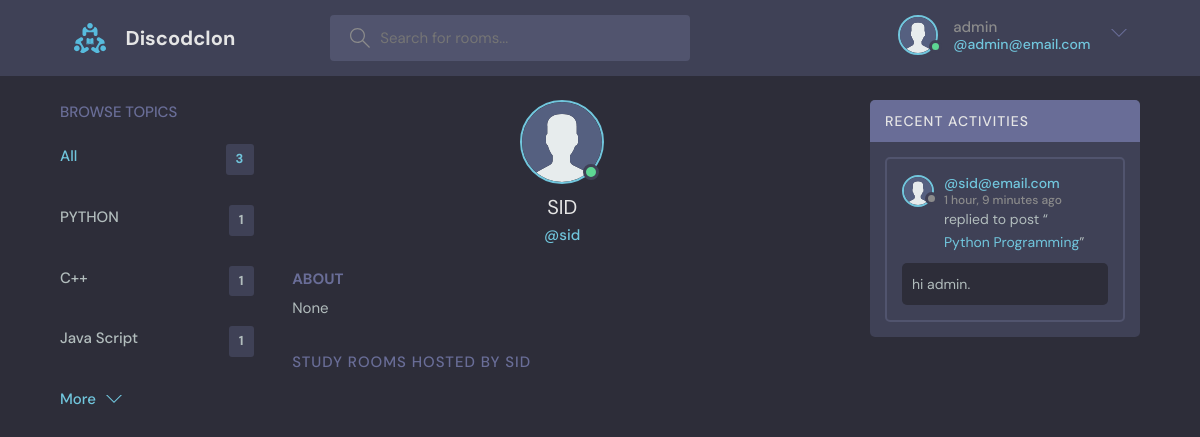
The app's page /profile/2/ (signed in) with its own data.
### base/models.py (models this page shows, shortened)
class User(AbstractUser):
    name=models.CharField(max_length=200, null=True)
    email=models.EmailField(unique=True, null=True)
    bio=models.TextField(null=True)
    avatar=models.ImageField(null=True, default="avatar.svg")
    USERNAME_FIELD = 'email'
    REQUIRED_FIELDS=[]

class Topic(models.Model):
    name = models.CharField(max_length=200)

class Message(models.Model):
    user = models.ForeignKey(User, on_delete=models.CASCADE)
    room = models.ForeignKey(Room, on_delete=models.CASCADE)
    body = models.TextField()
    updated = models.DateTimeField(auto_now=True)
    created = models.DateTimeField(auto_now_add=True)
    class Meta:
        ordering = [
            '-updated',
            '-created'
        ]
    def __str__(self) -> str:
        return self.body[0:50]

class Room(models.Model):
    host = models.ForeignKey(User, on_delete=models.SET_NULL, null=True)
    topic = models.ForeignKey(Topic, on_delete=models.SET_NULL, null=True)
    name = models.CharField(max_length=200)
    description = models.TextField(null=True, blank=True)
    participants = models.ManyToManyField(User, related_name="participants", blank=True)
    updated = models.DateTimeField(auto_now=True)
    created = models.DateTimeField(auto_now_add=True)
    class Meta:
        ordering = [
            '-updated',
            '-created'
        ]
    def __str__(self) -> str:
        return str(self.name)

### base/views.py (the view)
# urls.py: path('profile/<str:pk>/',views.userProfile,name='user_profile'),
def userProfile(request,pk):
    user = User.objects.get(id=pk)
    rooms = user.room_set.all()
    room_messages =user.message_set.all()
    topics = Topic.objects.all()
    context = {'user':user, 'rooms':rooms, 'room_messages':room_messages, 'topics':topics}
    return render(request, 'base/profile.html',context)

### base/templates/base/profile.html (shortened to what this page needs)
{% extends 'main.html' %}
{% block content %}
<main class="profile-page layout layout--3">
  <div class="container">
    {% include 'base/topics_components.html' %}
    <div class="roomList">
      <div class="profile">
        <div class="profile__avatar">
          <div class="avatar avatar--large active">
            <img src="{{user.avatar.url}}" />
          </div>
        </div>
        <div class="profile__info">
          <h3><span style="text-transform:uppercase;"> {{user.username}}</span></h3>
          <p>@{{user.username}}</p>
        </div>
        <div class="profile__about">
          <h3>About</h3>
          <p>
            {{user.bio}}
          </p>
        </div>
      </div>
      <div class="roomList__header">
        <div>
          <h2>Study Rooms Hosted by {{user.username}}</a>
          </h2>
        </div>
      </div>
    </div>
    {% include 'base/activity_component.html' %}
  </div>
</main>
{% endblock content %}

### templates/navbar.html (shortened to what this page needs)
{% load static %}
<header class="header header--loggedIn">
    <div class="container">
      <a href="{% url 'Home' %}" class="header__logo">
        <img src="{% static 'images/logo.svg' %}" />
        <h1>Discodclon</h1>
      </a>
      <form class="header__search" method="GET" action="{% url 'Home' %}">
        <label>
          <input name="q" placeholder="Search for rooms..." />
        </label>
      </form>
      <nav class="header__menu">
        {% if request.user.is_authenticated %}
        <div class="header__user">
          <a href="{% url 'update-user' %}">
            <div class="avatar avatar--medium active">
              <img src="{{user.avatar.url}}" />
            </div>
            <p>{{request.user.username}}<span>@{{request.user}}</span></p>
          </a>
          <button class="dropdown-button">
            <svg version="1.1" xmlns="http://www.w3.org/2000/svg" width="32" height="32" viewBox="0 0 32 32">
              <title>chevron-down</title>
              <path d="M16 21l-13-13h-3l16 16 16-16h-3l-13 13z"></path>
            </svg>
          </button>
        </div>
            {% else %}
            <a href="{% url 'login'%}">
              <img src="{% static 'images/avatar.svg' %}" />
              <p>Login</p>
            </a>
          {% endif %}
      </nav>
    </div>
  </header>

### base/templates/base/topics_components.html
<div class="topics">
    <div class="topics__header">
      <h2>Browse Topics</h2>
    </div>
    <ul class="topics__list">
      <li>
        <a href="{% url 'Home' %}" class="active">All <span>{{topics.count}}</span></a>
      </li>
      {%for topic in topics%}
      <li>
        <a href="{%url 'Home'%}?q={{topic.name}}">{{topic.name}} <span>{{topic.room_set.all.count}}</span></a>
      </li>
      {% endfor %}
    </ul>
    <a class="btn btn--link" href="{% url 'topics'%}">
      More
      <svg version="1.1" xmlns="http://www.w3.org/2000/svg" width="32" height="32" viewBox="0 0 32 32">
        <title>chevron-down</title>
        <path d="M16 21l-13-13h-3l16 16 16-16h-3l-13 13z"></path>
      </svg>
    </a>
  </div>

### base/templates/base/activity_component.html (shortened to what this page needs)
<div>
<div class="activities">
    <div class="activities__header">
      <h2>Recent Activities</h2>
    </div>
    {% for message in room_messages %}
    <div class="activities__box">
      <div class="activities__boxHeader roomListRoom__header">
        <a href="{%url 'user_profile' message.user.id %}" class="roomListRoom__author">
          <div class="avatar avatar--small">
            <img src="{{message.user.avatar.url}}" />
          </div>
          <p>
            @{{message.user}}
            <span>{{message.created|timesince}} ago</span>
          </p>
        </a>
      </div>
      <div class="activities__boxContent">
        <p>replied to post “<a href="{% url 'Room' message.room.id %}">{{message.room}}</a>”</p>
        <div class="activities__boxRoomContent">
          {{message}}
        </div>
      </div>
    </div>
    {% endfor %}
  </div>
</div>

### records on screen
User: avatar (placeholder picture), username "SID", username "sid", bio "None"
User: user.username "admin", user "admin@email.com"
Topic: name "PYTHON", room_set.all.count "1"
Topic: name "C++", room_set.all.count "1"
Topic: name "Java Script", room_set.all.count "1"
Message: user.avatar (placeholder picture), user "sid@email.com", created "1 hour, 9 minutes", room "Python Programming", body "hi admin."

### other values on screen
{{ topics.count }} "3"
